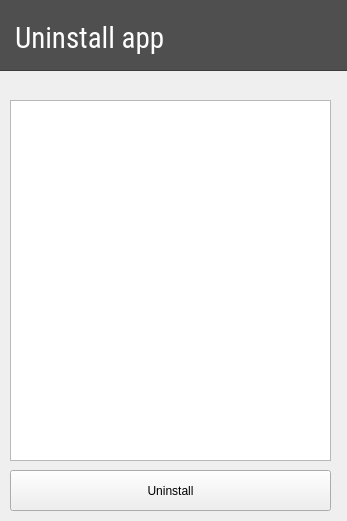
<?xml version="1.0" encoding="UTF-8"?>
<ui version="4.0">
 <class>MainWindow</class>
 <widget class="QMainWindow" name="MainWindow">
  <property name="geometry">
   <rect>
    <x>0</x>
    <y>0</y>
    <width>347</width>
    <height>521</height>
   </rect>
  </property>
  <property name="windowTitle">
   <string>Glassy</string>
  </property>
  <widget class="QWidget" name="centralwidget">
   <widget class="QFrame" name="frame">
    <property name="geometry">
     <rect>
      <x>-10</x>
      <y>-10</y>
      <width>411</width>
      <height>81</height>
     </rect>
    </property>
    <property name="styleSheet">
     <string notr="true">background-color: rgb(79, 79, 79);</string>
    </property>
    <property name="frameShape">
     <enum>QFrame::StyledPanel</enum>
    </property>
    <property name="frameShadow">
     <enum>QFrame::Raised</enum>
    </property>
    <widget class="QLabel" name="label_2">
     <property name="geometry">
      <rect>
       <x>25</x>
       <y>25</y>
       <width>261</width>
       <height>41</height>
      </rect>
     </property>
     <property name="font">
      <font>
       <family>Roboto Condensed</family>
       <pointsize>22</pointsize>
      </font>
     </property>
     <property name="styleSheet">
      <string notr="true">color: rgb(255, 255, 255);</string>
     </property>
     <property name="text">
      <string>Uninstall app</string>
     </property>
     <property name="alignment">
      <set>Qt::AlignBottom|Qt::AlignLeading|Qt::AlignLeft</set>
     </property>
    </widget>
   </widget>
   <widget class="QListWidget" name="listWidget">
    <property name="geometry">
     <rect>
      <x>10</x>
      <y>100</y>
      <width>321</width>
      <height>361</height>
     </rect>
    </property>
   </widget>
   <widget class="QPushButton" name="pushButton">
    <property name="geometry">
     <rect>
      <x>10</x>
      <y>470</y>
      <width>321</width>
      <height>41</height>
     </rect>
    </property>
    <property name="text">
     <string>Uninstall</string>
    </property>
   </widget>
  </widget>
 </widget>
 <resources/>
 <connections/>
</ui>
